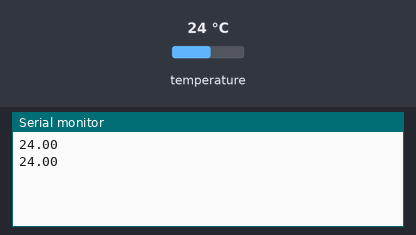
Bench run of a sketch on a simulated Arduino Uno, built with avr-gcc and run on an emulated ATmega328P. Parts: the last lines printed to the serial monitor. Inputs (shaded band) come from the test bench; at power-on: temperature 24 °C.

Above: at 3.0 s.
3.1 s: temperature set to 12 °C
At 4.2 s:
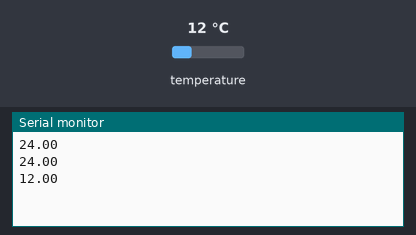
5.2 s: temperature set to 19 °C
At 6.4 s:
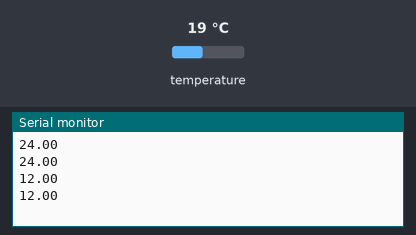
Timing chart, 0 to 8.2 s (numbered marks = the images above; inputs shaded):
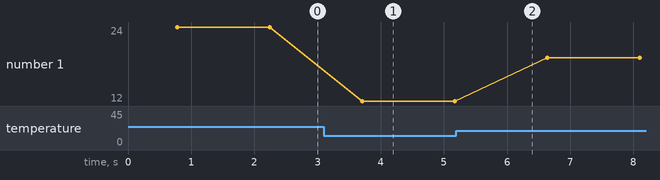

Measured:
- after the input at 3.1 s, the serial monitor: prints a new line after 0.61 s (image 1)
- plotted number 1: 24 → 12 after the input at 3.1 s, 12 → 19 after the input at 5.2 s

The sketch:

sensor_temperatura_DS18B20.ino
```cpp
//===============================================
//Oficinas de programação em C usando o Arduino
//Autor: Iury Anderson Fernandes Coelho
//Medição da temperatura com sensor digital DS18B20
//===============================================

//importe a biblioteca necessária
#include <DallasTemperature.h>

//defina o pino de leitura do sensor
#define DS18B20 8
//intancie ourwire para se comunicar com o sensor DS18B20
OneWire sensor(DS18B20);
//passe o valor fornecido para dallastemperature
DallasTemperature sensor_temp(&sensor);

void setup() {

  //defina a velocidade de comunicação com o monitor serial em 9800
  Serial.begin(9800);
  // inicialize a leitura do sensor DS18B20
  sensor_temp.begin();
}

void loop() {

  //capture o valor fornecido pelo sensor
  sensor_temp.requestTemperatures();
  //Imprima o valor capturado para o monitor serial
  Serial.println(sensor_temp.getTempCByIndex(0));
  //espere 700 milissegundos
  delay(700);
}
```
